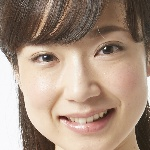
#> input picture src/emotion/images/happy.jpg, 150 x 150 px
$ python -i detect_faces.py   (imports and definitions only)
#> lines starting #> are read from the running program, lines starting #| are printed output that depends on the picture
import cv2
import matplotlib.pyplot as plt

def detect(img):

    # 分類器の読込
    cascade_path = './haarcascade_frontalface_alt.xml'

    # グレースケールに変換(顔検用)
    gry_img = cv2.cvtColor(img, cv2.COLOR_BGR2GRAY)

    # カスケード検出器の特徴量を取得する
    cascade = cv2.CascadeClassifier(cascade_path)

    # 顔検出の実行
    facerect = cascade.detectMultiScale(gry_img, scaleFactor=1.1, minNeighbors=2, minSize=(30, 30))

    # 顔画像用リスト
    face_list = []

    # 顔を検出した場合
    if len(facerect) > 0:
        #顔部分を切り取り
        for (x, y, h, w) in facerect:
            face_img = img[y:y+h,x:x+w]
            face_list.append(face_img)
        #画像のリサイズ
        width,height=64,64
        face_list2=[]
        for face in face_list:
            face = cv2.resize(face,(width,height))
            face_list2.append(face)
        return face_list2
    else :
        return False

>>> import cv2
>>> picture = cv2.imread('images/happy.jpg')
#> picture is the input picture: shape (150, 150, 3); mean B, G, R 127.6, 144.4, 167.3
>>> result = detect(picture)
#> in detect, `gry_img = cv2.cvtColor(img, cv2.COLOR_BGR2GRAY)`:
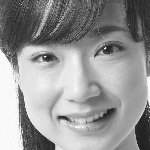
#> gry_img: shape (150, 150); min 24, max 254, mean 149.3
#> in detect, `facerect = cascade.detectMultiScale(gry_img, scaleFactor=1.1, minNeigh..`: facerect = ()
#> result = False

$ run again, on src/emotion/images/sad.jpg
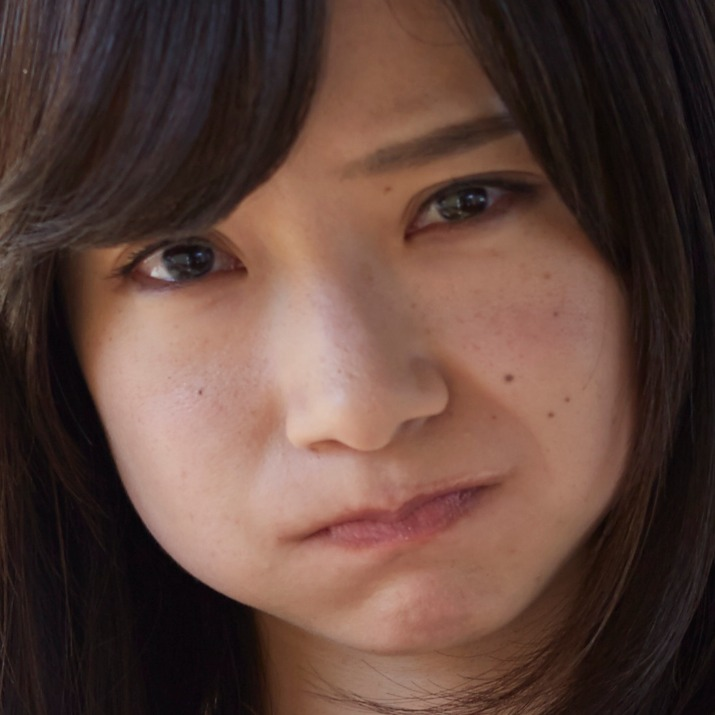
#> input picture src/emotion/images/sad.jpg, 715 x 715 px
#> picture is the input picture: shape (715, 715, 3); mean B, G, R 59.6, 68.3, 95
#> in detect, `gry_img = cv2.cvtColor(img, cv2.COLOR_BGR2GRAY)`:
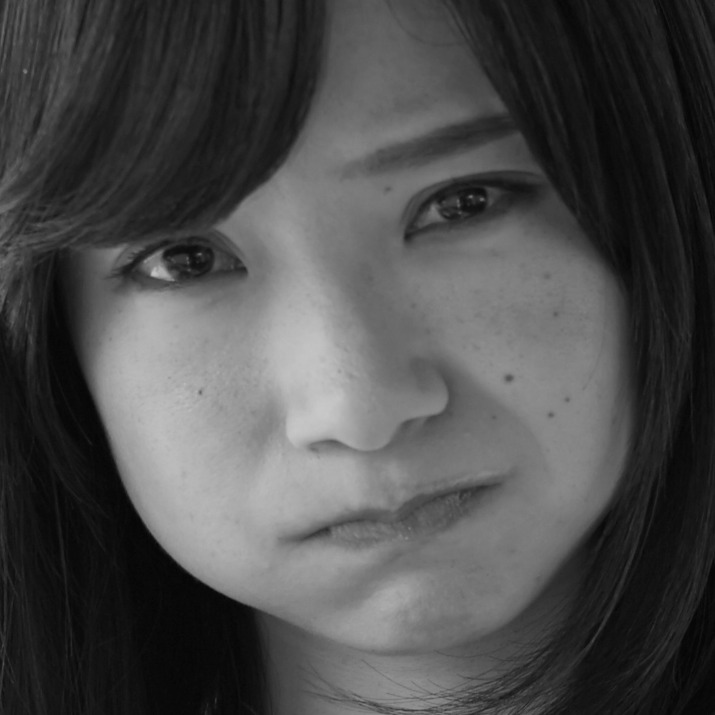
#> gry_img: shape (715, 715); min 4, max 200, mean 75.3
#> facerect = [[257, 373, 203, 203]]
#> the loop in detect, `for (x, y, h, w) in facerect:` made 1 pass
#> pass 1, in detect, `face_img = img[y:y+h,x:x+w]`:
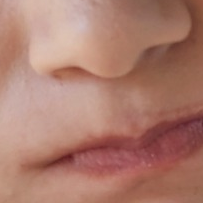
#> face_img: shape (203, 203, 3); mean B, G, R 109.9, 123.9, 172.3
#> after the loop in detect, `for (x, y, h, w) in facerect:`: face_list = 1 item
#> the loop in detect, `for face in face_list:` made 1 pass
